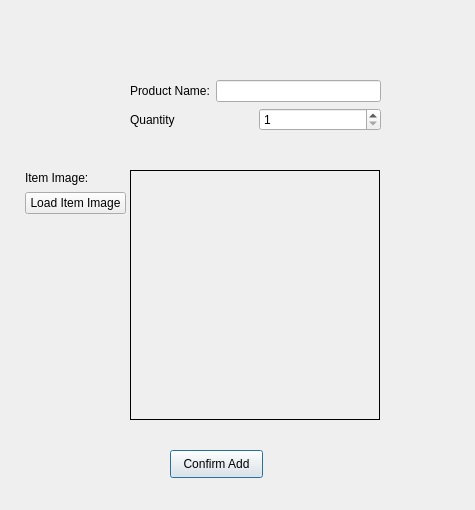
<?xml version="1.0" encoding="UTF-8"?>
<ui version="4.0">
 <class>AddItemDialog</class>
 <widget class="QDialog" name="AddItemDialog">
  <property name="geometry">
   <rect>
    <x>0</x>
    <y>0</y>
    <width>475</width>
    <height>510</height>
   </rect>
  </property>
  <property name="windowTitle">
   <string>Add Item</string>
  </property>
  <widget class="QLabel" name="labelImage">
   <property name="geometry">
    <rect>
     <x>130</x>
     <y>170</y>
     <width>250</width>
     <height>250</height>
    </rect>
   </property>
   <property name="frameShape">
    <enum>QFrame::Panel</enum>
   </property>
   <property name="text">
    <string/>
   </property>
  </widget>
  <widget class="QPushButton" name="btnConfirmAdd">
   <property name="geometry">
    <rect>
     <x>170</x>
     <y>450</y>
     <width>93</width>
     <height>28</height>
    </rect>
   </property>
   <property name="text">
    <string>Confirm Add</string>
   </property>
  </widget>
  <widget class="QWidget" name="layoutWidget">
   <property name="geometry">
    <rect>
     <x>130</x>
     <y>80</y>
     <width>251</width>
     <height>51</height>
    </rect>
   </property>
   <layout class="QVBoxLayout" name="verticalLayout">
    <item>
     <layout class="QHBoxLayout" name="horizontalLayout">
      <item>
       <widget class="QLabel" name="label">
        <property name="text">
         <string>Product Name:</string>
        </property>
       </widget>
      </item>
      <item>
       <widget class="QLineEdit" name="labelProductName"/>
      </item>
     </layout>
    </item>
    <item>
     <layout class="QHBoxLayout" name="horizontalLayout_2">
      <item>
       <widget class="QLabel" name="label_2">
        <property name="text">
         <string>Quantity</string>
        </property>
       </widget>
      </item>
      <item>
       <widget class="QSpinBox" name="spinQuantity">
        <property name="minimum">
         <number>1</number>
        </property>
        <property name="maximum">
         <number>1000</number>
        </property>
       </widget>
      </item>
     </layout>
    </item>
   </layout>
  </widget>
  <widget class="QWidget" name="layoutWidget">
   <property name="geometry">
    <rect>
     <x>25</x>
     <y>170</y>
     <width>101</width>
     <height>44</height>
    </rect>
   </property>
   <layout class="QVBoxLayout" name="verticalLayout_2">
    <item>
     <widget class="QLabel" name="label_3">
      <property name="text">
       <string>Item Image: </string>
      </property>
     </widget>
    </item>
    <item>
     <widget class="QPushButton" name="btnLoadItemImg">
      <property name="text">
       <string>Load Item Image</string>
      </property>
     </widget>
    </item>
   </layout>
  </widget>
 </widget>
 <resources/>
 <connections/>
</ui>
